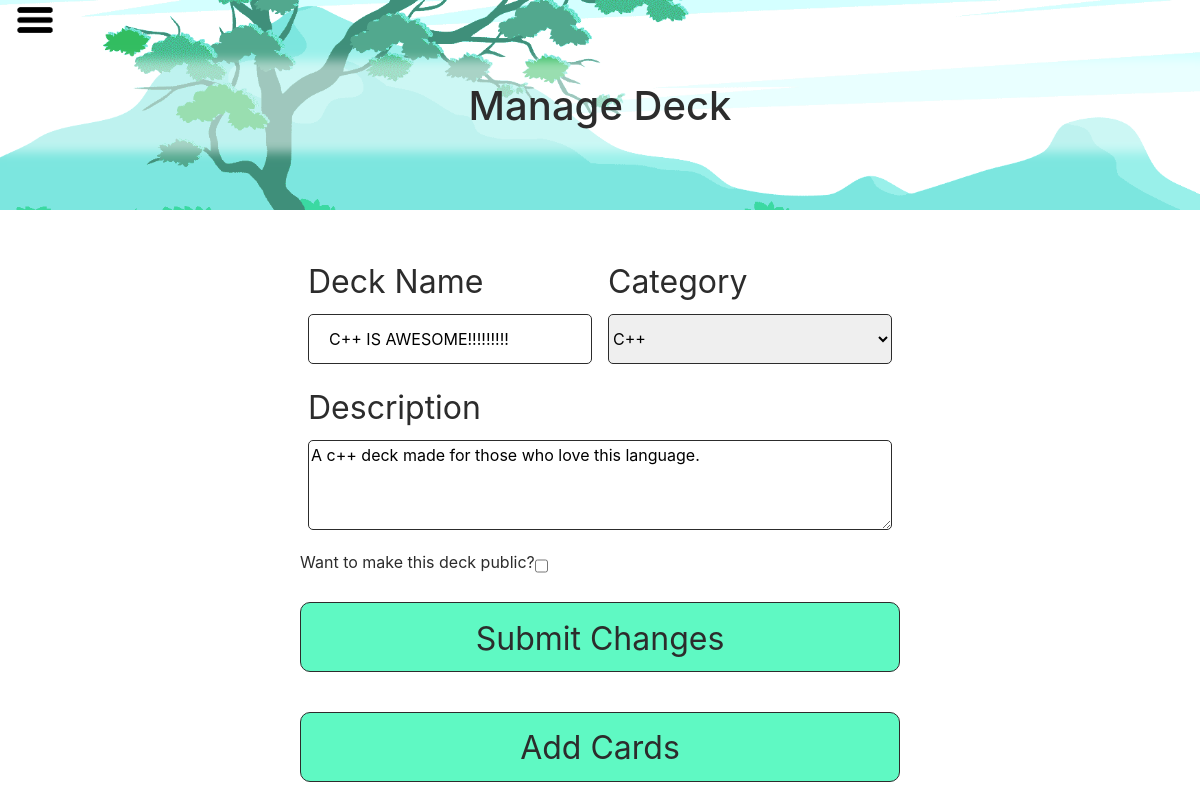
Screenshot of /controllers/editDeck.php?DeckID=2 (signed in) with the database file from the repository.
### tables this page shows
CREATE TABLE IF NOT EXISTS `decks` (
  `DeckID` int(11) NOT NULL AUTO_INCREMENT,
  `DeckDesc` varchar(750) NOT NULL,
  `DeckName` varchar(150) NOT NULL,
  `Public` tinyint(1) NOT NULL,
  PRIMARY KEY (`DeckID`)
);

### models/DBFunctions.php (called while the page is built, shortened)
<?php
function GetCategories(){
	global $db;
	$query = $db->prepare("SELECT CategoryID, CategoryName, CategoryImage FROM categories");
	$query->execute();
	$result = $query->fetchall();
	return $result;
}
    function GetDeckByID($DeckID){
    	global $db;
		$query = $db->prepare("SELECT DeckName, DeckDesc, DeckID, Public, userdecks.Creator, deckscategories.CategoryFK FROM decks
								INNER JOIN deckscategories ON decks.DeckID = deckscategories.DeckFK
								INNER JOIN userdecks ON decks.DeckID = userdecks.DeckFK
								WHERE DeckID = :DeckID");
		$query->bindParam(":DeckID", $DeckID);
		$query->execute();
		$result = $query->fetch();
		return $result;
    }
?>

### views/newDeck.php (the view, shortened to what this page needs)
<?php
    include('heading.php');
    $categories = GetCategories();
?>
<div class="container-fluid" id="main-content">
    <div class="row">
        <div class="col-12 header-login">
            <div class="col-12 text-left">
                <a class="navigation-btn" id="navigation-btn">
                    <img src="../images/hamburg.png" alt="Navigation Menu">
                </a>
            </div>
            <div class="row h-100 m-0 p-0">
                <?php if(isset($deckID)): ?>
                    <h1 class="my-auto">Manage Deck</h1>
                <?php else: ?>
                    <h1 class="my-auto">New Deck</h1>
                <?php endif; ?>
            </div>
        </div>
        <div class="col-sm-8 col-md-6 mt-5 mx-auto">
            <?php if(isset($deckID)): ?>
                <form action="./editDeck.php" method="post">
            <?php else: ?>
                <form action="./addDeck.php" method="post">
            <?php endif;?>
                    <div class="row">
                        <div class="col-md-6 px-2">
                            <label for="" class="input-label">Deck Name</label>
                            <?php if(isset($deckID)): ?>
                                <input type="text" class="input-field" name="deck-name" value="<?php echo $deck['DeckName']; ?>" />
                            <?php else: ?>
                                <input type="text" class="input-field" name="deck-name" />
                            <?php endif;?>
                        </div>
                        <div class="col-md-6 px-2">
                            <label for="" class="input-label">Category</label>
                            <select name="categories" class="input-field">
                                <?php foreach($categories as $category): ?>
                                        <?php if(isset($deckID) && $deck['CategoryFK'] == $category['CategoryID']): ?>
                                            <option value="<?php echo $category['CategoryID']; ?>" selected><?php echo $category['CategoryName']; ?></option>
                                        <?php else: ?>
                                            <option value="<?php echo $category['CategoryID']; ?>"><?php echo $category['CategoryName']; ?></option>
                                        <?php endif; ?>
                                <?php endforeach; ?>
                            </select>
                        </div>
                        <div class="col-12 px-2">
                            <label for="" class="input-label">Description</label>
                            <?php if(isset($deckID)): ?>
                                <textarea type="text" class="textarea-field" name="description"><?php echo $deck['DeckDesc']; ?></textarea>
                            <?php else: ?>
                                <textarea type="text" class="textarea-field" name="description"></textarea>
                            <?php endif;?>
                        </div>
                        <label for="" >Want to make this deck public?</label>
                        <?php if(isset($deckID) && $deck['Public'] == true): ?>
                            <input type="checkbox" name="if-public" checked="true" />
                        <?php else: ?>
                            <input type="checkbox" name="if-public" />
                        <?php endif; ?>
                        <?php if(isset($deckID)): ?>
                            <input type="submit" id="" class="secondary-btn" value="Submit Changes" />
                            <a href="../controllers/createCards.php?DeckID=<?php echo $deckID; ?>" class="secondary-btn">Add Cards</a>
                        <?php else: ?>
                            <input type="submit" id="" class="secondary-btn" value="Add Cards" />
                        <?php endif; ?>
                    </div>
                </form>
        </div>
    </div>
</div>
<?php include('footer.php');?>

### css/style.css (style rules this page uses)
body { color: rgb(44, 44, 44); }
.header-login { height: 210px; background: url(../images/tree-header.png); background-position: center; background-repeat: no-repeat; background-size: cover; padding: 0; }
.header-login h1 { text-align: center; background-color: rgba(255,255,255,0.5); width: 100%; padding: 1% 0; box-shadow: 0px 0px 10px 10px rgba(255,255,255,0.5); }
.input-label { display: block; width: 100%; font-size: 2em; }
.input-field { display: block; width: 100%; height: 50px; border: 1px solid rgb(44, 44, 44); border-radius: 5px; margin-bottom: 20px; }
.input-field[type=text], .input-field[type=email], .input-field[type=password] { padding: 12px 20px; }
.navigation-btn { position: fixed; background-color: transparent; border: none; cursor: pointer; z-index: 1; }
.navigation-btn img { height: 40px; }
.secondary-btn { display: block; width: 100%; height: 70px; margin: 20px 0; background-color: rgb(95, 249, 195); border-radius: 10px; border: 1px solid rgb(44, 44, 44); text-align: center; line-height: 70px; font-size: 2em; text-decoration: none; color: rgb(44, 44, 44); }
.textarea-field { height: 90px; display: block; width: 100%; border: 1px solid rgb(44, 44, 44); border-radius: 5px; margin-bottom: 20px; }

### rows the page displays
decks: deck-name "C++ IS AWESOME!!!!!!!!!", description "A c++ deck made for those who love this language."

### other values shown
form field categories "C++"
